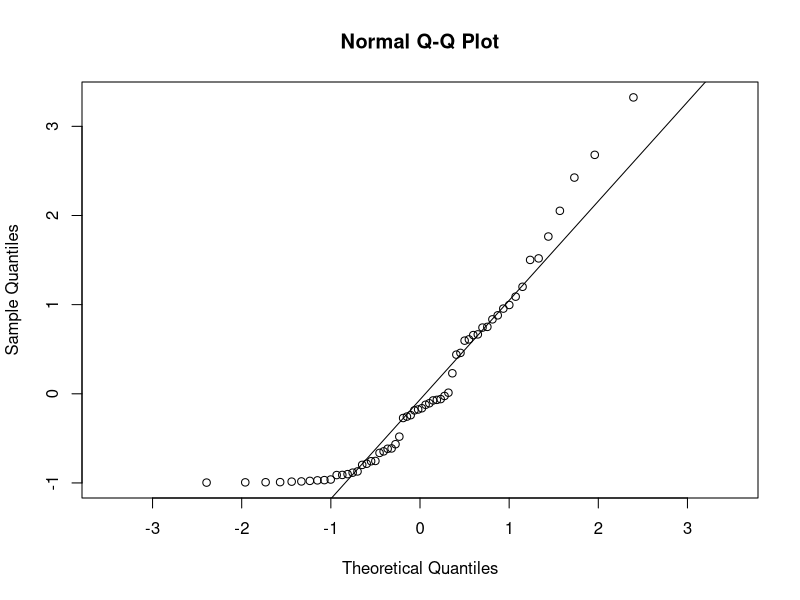
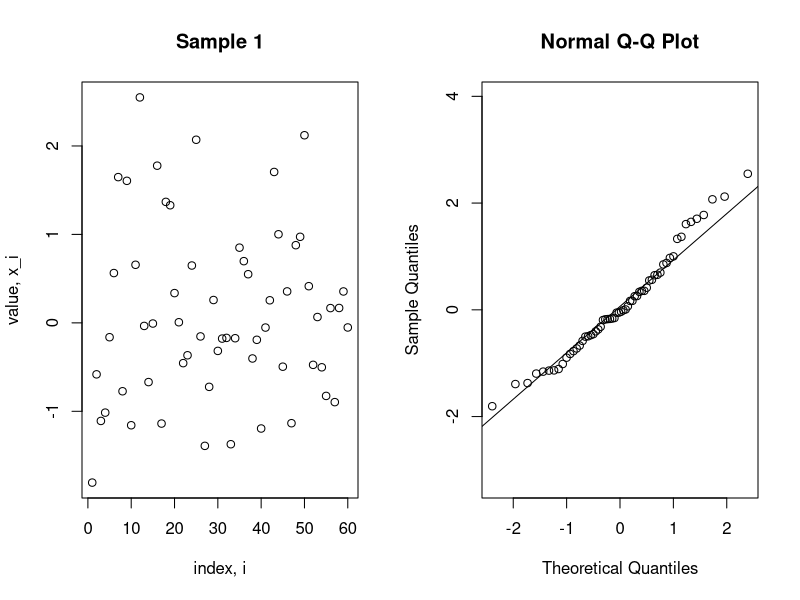
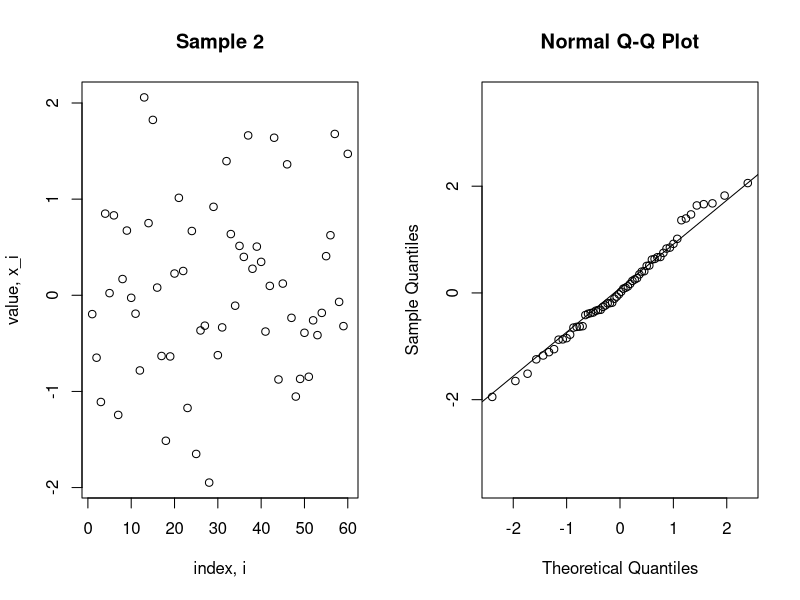
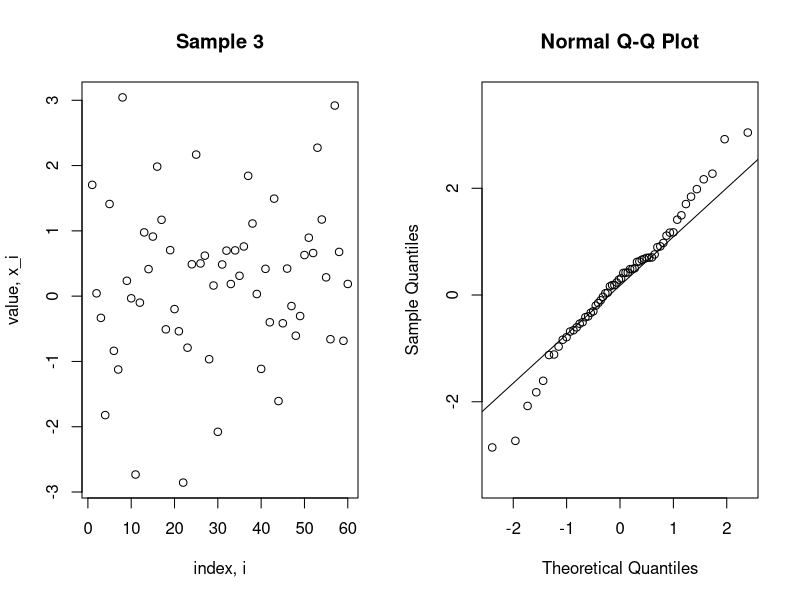
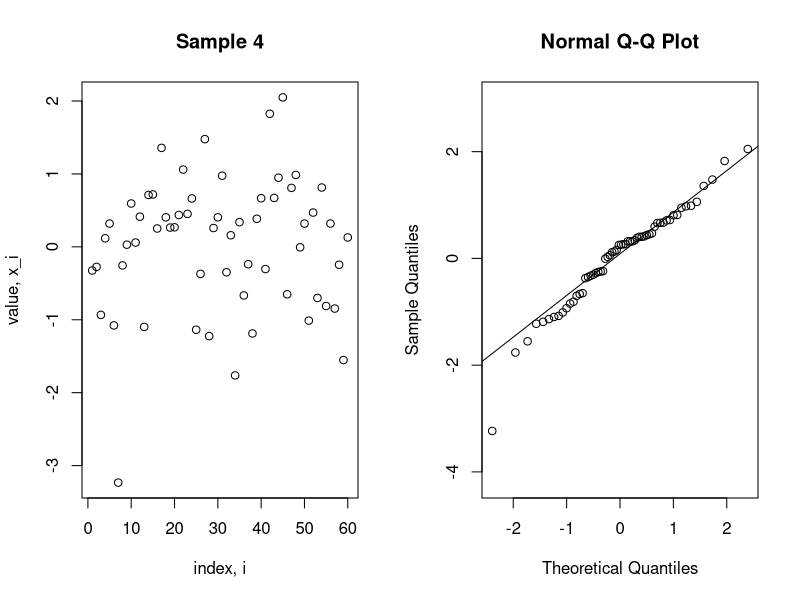
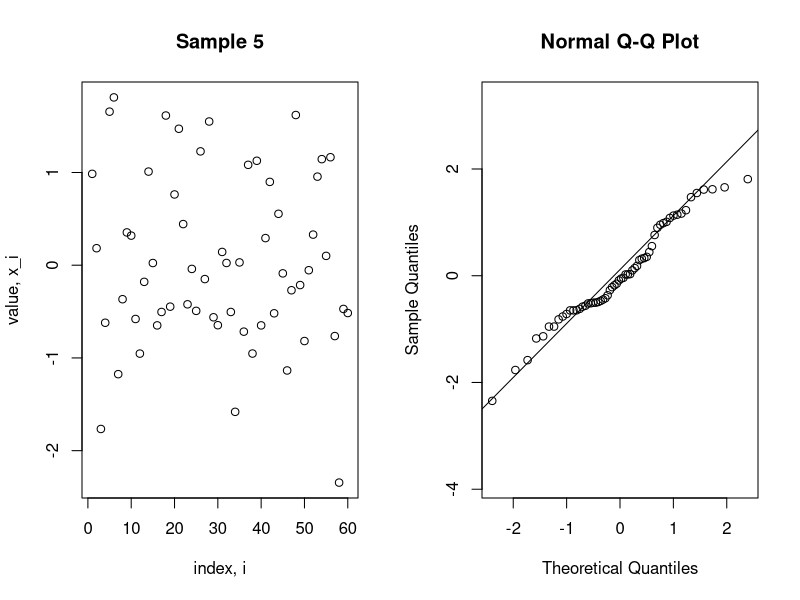
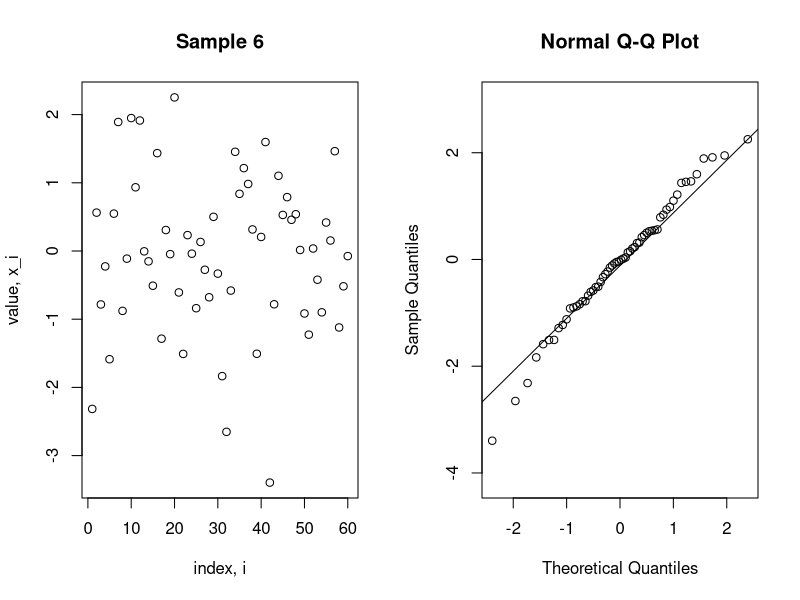
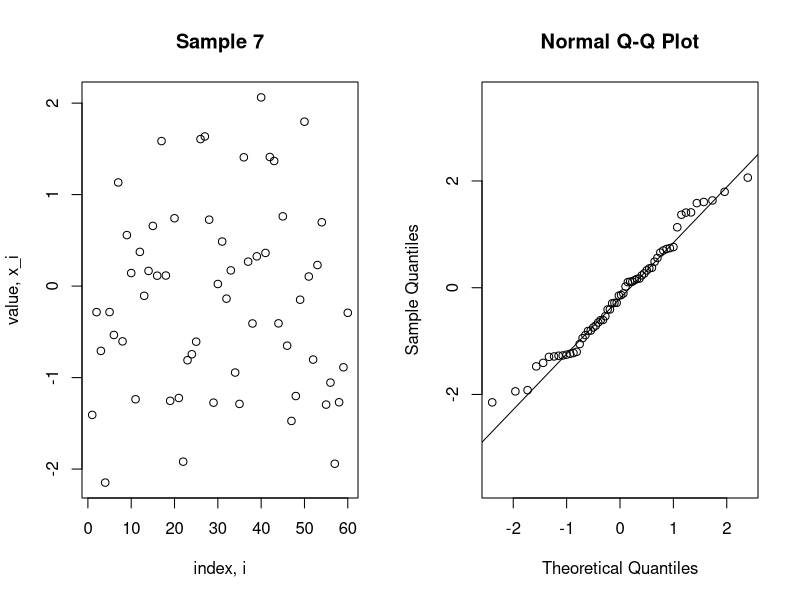

Reproduce these figures in R, in order.
## ---- chunk 1
set.seed(1234)
exp_sample <- rexp(n = 60, rate = 1) - 1
x <- exp_sample
## ---- chunk 2
# Construct QQ-plot with fixed aspect-ratio
qqnorm(x,asp = 1) 
# Add line toplot
qqline(x)
## ---- chunk 3
for (i in 1:50){
  par(mfrow = c(1,2))
  normal_sample <- rnorm(n = length(x), mean = 0, sd = 1)
  plot(y = normal_sample,
       x =  seq_along(x),
       ylab = 'value, x_i', 
       xlab = 'index, i',
       main = paste0('Sample ', i))
  qqnorm(normal_sample, asp = 1)
  qqline(normal_sample)
} 
## ---- chunk 4
#' Create Gaussian QQ-plot with bootstrap confidence intervals
#'
#' @param data (dbl) input data for Gaussian QQ-plot
#' @param CI (dbl,dbl) vector giving the probabilities for the confidence interval
#' @param n_sim (int) number of simulated data sets used to construct bootstrap interval
#' @param plot.it (logical) plot QQ-plot and bootstrap interval?
#' @param ...
#'
#' @return data frame of theoretical and observed qauntiles, and the associated intervals
#' @export
#'
#' @examples y <- qq_norm(rnorm(200,mean = 10,sd = 3))
qq_norm <- function(data, CI = c(0.025,0.975), n_sim = 2001, plot.it = TRUE, poly_count = TRUE, ...){
  dat <- (data - mean(data))/sd(data)

  n <- length(dat)
  p <- (1:n)/(n+1)
  theoretical <- qnorm(p)
  observed <- sort(dat)

  simdat <- matrix(data = rnorm(n_sim * n),
                   nrow = n_sim,
                   ncol = n)
  sim_quants <- apply(simdat,MARGIN = 1,FUN = sort)
  sim_ci <- apply(sim_quants,MARGIN = 1, FUN = function(x){quantile(x,CI)})

  if(plot.it){
    plot(x = theoretical, 
         y = observed, 
         ylim = range(sim_ci),
         type = 'n', 
         bty = 'n', 
         las = 1,
         xlab = 'Theoretical Quantiles',
         ylab = 'Sample Quantiles',
         ...)
    polygon(x = c(theoretical,rev(theoretical)),
            y =  c(sim_ci[1,], rev(sim_ci[2,])),
            col ='lightgray',
            border = NA)
    in_poly <- (observed >= sim_ci[1,]) & (observed <= sim_ci[2,])
    points(x = theoretical, y = observed, col = (!in_poly) + 1, pch = '-')
    abline(a = 0 ,b = 1)
    if(poly_count) title(sub = paste("proportion in interval = ", round(mean(in_poly),3)))
  }

  invisible(data.frame(theoretical,
                    CI_low = sim_ci[1,],
                    observed,
                    CI_high = sim_ci[2,]))
}

## ---- chunk 5
qq_norm(data = x,CI = c(0.025,0.975))
